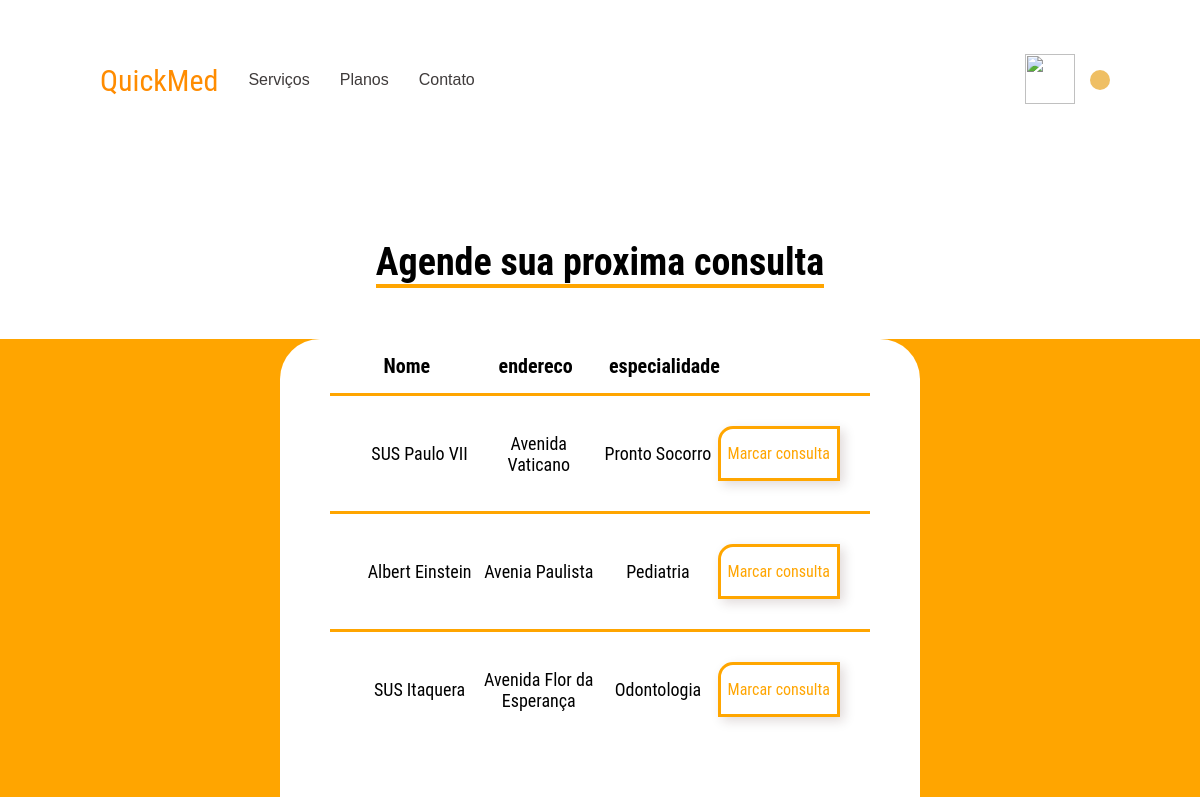
The app's page /marcarconsulta/1, older data.
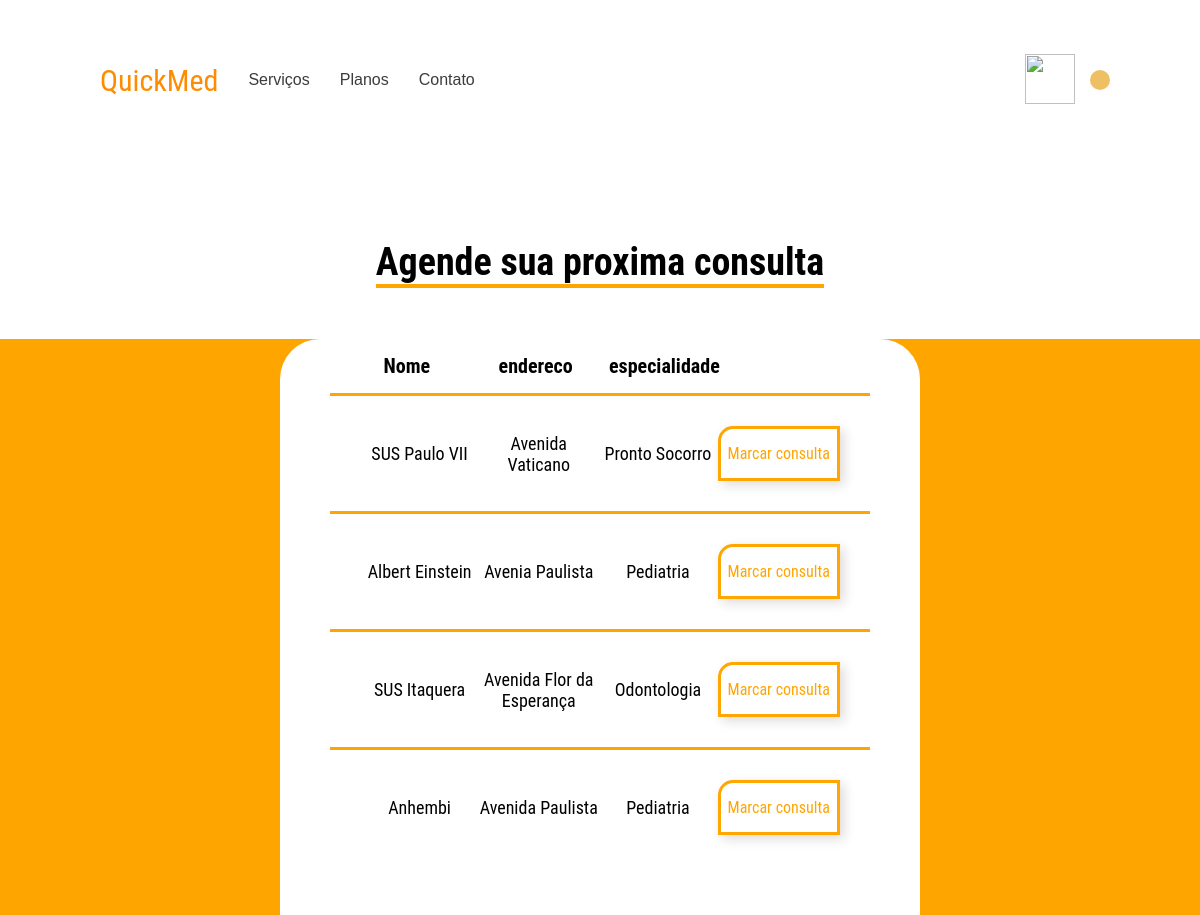
The same page, newer data.
### models/banco.py (models this page shows, shortened)
class Hospital(db.Model):
    __tablename__ = "hospitais"
    id = db.Column(db.Integer, primary_key=True, autoincrement=True)
    nome = db.Column(db.String(150))
    email = db.Column(db.String(50))
    endereco = db.Column(db.String(50))
    especialidade = db.Column(db.String(50))
    senha = db.Column(db.String(40))
    consutas = db.relationship('Consulta', backref='hospital')

### routes/bP.py (the view)
@bP.route('/marcarconsulta/<user_id>')
def appointment(user_id=0):
    user_query = Usuario.query.filter_by(id = user_id).first()
    hosp_query = Hospital.query.all()
    return render_template('appointment_page.html', user = user_query, hosps = hosp_query, ent=user_query)

### templates/appointment_page.html (shortened to what this page needs)
<!DOCTYPE html>
<html lang="pt-br">
<head>
    <link rel="stylesheet" href="{{ url_for('static',    filename='css/appointment_style.css') }}">
</head>
<body>
    {% extends 'base_logged.html' %}
    {% block content %}
    {% set messages = get_flashed_messages() %}
    <h1 id="titulo-principal"><span>Agende sua proxima consulta</span></h1>
    <section class="conteudo-principal">
        <section class="lista-hospital">
            <div class="titulos">
                <p class="item">Nome</p>
                <p class="item">endereco</p>
                <p class="item">especialidade</p>
                <p class="item"></p>
            </div>
            {% for hosp in hosps %}
            <div class="hospital">
                <p class="item carac-hospital"> {{ hosp.nome }} </p>
                <p class="item carac-hospital"> {{ hosp.endereco }} </p>
                <p class="item carac-hospital"> {{ hosp.especialidade }}</p>
                <a class="item botao-consulta" href="{{ url_for('bP.cria_consulta', hosp_id = hosp.id, user_id = user.id ) }}">Marcar consulta</a>
            </div>
            {% endfor %}
        </section>
    </section>
    {% endblock %}

Row changes from the older to the newer data that the page shows:
added Hospital: nome "Anhembi", endereco "Avenida Paulista", especialidade "Pediatria"
